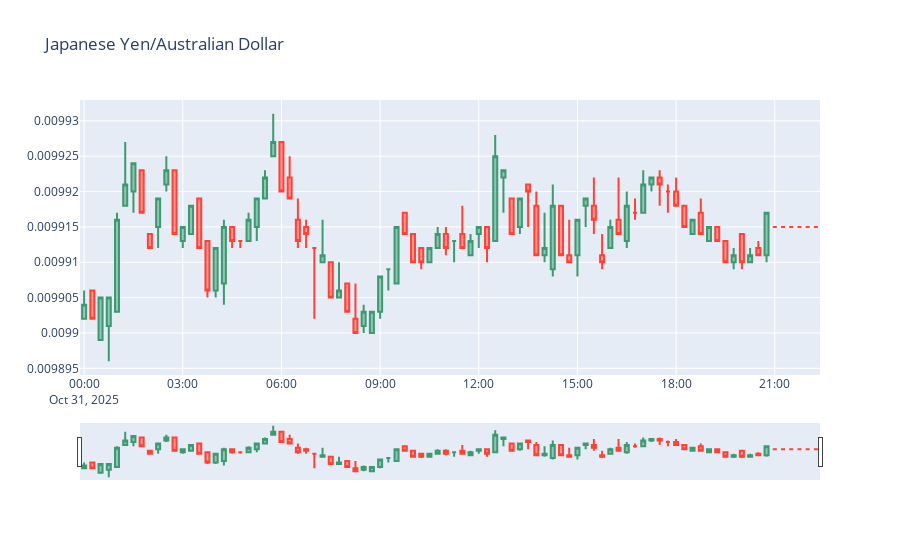

The notebook cell this image was saved under:
### Code cell
# Raw Package
import numpy as np
import pandas as pd
#Data Source
import yfinance as yf
#Data viz library
import plotly.graph_objs as go

#Download JPYAUD data
data = yf.download(tickers = 'JPYAUD=X' ,period ='1d', interval = '15m')
data = data.xs("JPYAUD=X", level="Ticker", axis=1)

#declare figure
fig = go.Figure()

#Candlestick
fig.add_trace(go.Candlestick(x=data.index,
open=data['Open'],
high=data['High'],
low=data['Low'],
close=data['Close'], name = 'market data'))

# Add titles
fig.update_layout(title='Japanese Yen/Australian Dollar')

#Show
fig.show()
